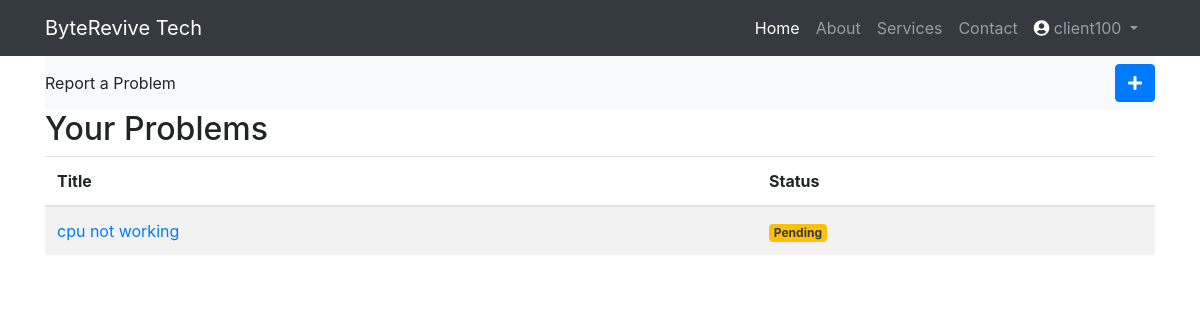
Page /myapp/client_problems/ (signed in) on the committed database.
### accounts/models.py (models this page shows)
class User(AbstractUser):
    client_is = models.BooleanField(default=False)
    staff_is = models.BooleanField(default=False)

### myapp/models.py (models this page shows, shortened)
class Problems_section(models.Model):
    title = models.CharField(max_length=100)
    desc = models.TextField()
    upload_date = models.DateTimeField(auto_now_add=True)
    solved = models.BooleanField(default=False)
    client = models.ForeignKey(Client, on_delete=models.CASCADE)
    staff_involved = models.ManyToManyField(
        User,related_name='staff_involved_problems',limit_choices_to={'staff_is': True}
    )

### myapp/views.py (the view)
# urls.py: path('client_problems/', views.client_problems, name='client_problems'),
@user_passes_test(is_client, login_url='/accounts/home/')
def client_problems(request):
    problems = Problems_section.objects.filter(client=request.user.client)
    return render(request, 'client/client_problems.html', {'problems': problems})

### myapp/views.py (called while the page is built)
def is_client(user):
    return user.client_is == True

### templates/client/client_problems.html
{% extends 'accounts/base.html' %}
{% block content %}
<div class="container">
    <div class="d-flex justify-content-between align-items-center bg-light py-2">
        <span class="me-2">Report a Problem</span>
        <a href="{% url 'register_problem' %}" class="btn btn-primary">
            <i class="fas fa-plus"></i>
        </a>
    </div>
    <h2>Your Problems</h2>
    <table class="table table-striped">
        <thead>
            <tr>
                <th scope="col">Title</th>
                <th scope="col">Status</th>
            </tr>
        </thead>
        <tbody>
            {% for problem in problems %}
            <tr>
                <td><a href="{% url 'problem_detail' problem.id %}">{{ problem.title }}</a></td>
                <td>{% if problem.solved %}<span class="badge bg-success">Solved</span>{% else %}<span
                        class="badge bg-warning text-dark">Pending</span>{% endif %}</td>
            </tr>
            {% endfor %}
        </tbody>
    </table>
</div>
{% endblock %}

### templates/accounts/base.html (shortened to what this page needs)
<!DOCTYPE html>
<html lang="en">
<head>
    <link href="https://cdnjs.cloudflare.com/ajax/libs/font-awesome/5.15.4/css/all.min.css" rel="stylesheet">
    <link rel="stylesheet" href="https://maxcdn.bootstrapcdn.com/bootstrap/4.5.2/css/bootstrap.min.css">
</head>
<body>
    <nav class="navbar navbar-expand-md navbar-dark bg-dark">
        <div class="container" padding-right: 20px;>
            <a class="navbar-brand" href="{% url 'home' %}">ByteRevive Tech</a>
            <div class="collapse navbar-collapse" id="navbarNav" style="padding-right: 9px;">
                <ul class="navbar-nav ml-auto" style="padding-left: 13px;">
                    {% if user.is_authenticated %}
                    <li class="nav-item active">
                        <a class="nav-link" href="#">Home</a>
                    </li>
                    <li class="nav-item">
                        <a class="nav-link" href="#">About</a>
                    </li>
                    <li class="nav-item">
                        <a class="nav-link" href="#">Services</a>
                    </li>
                    <li class="nav-item">
                        <a class="nav-link" href="#">Contact</a>
                    </li>
                    {% endif %}
                    {% if user.is_authenticated %}
                    <li class="nav-item dropdown">
                        <a class="nav-link dropdown-toggle" href="#" id="profileDropdown" role="button"
                            data-toggle="dropdown">
                            <i class="fas fa-user-circle" style="color: white;"></i> {{ user.get_username }}
                        </a>
                    </li>
                    {%endif%}
                </ul>
            </div>
        </div>
    </nav>
    <main>
        {% block content %}
        {% endblock %}
    </main>
</body>
</html>

### rows in the picture
User: get_username "client100"
Problems_section: title "cpu not working", solved "Pending"
